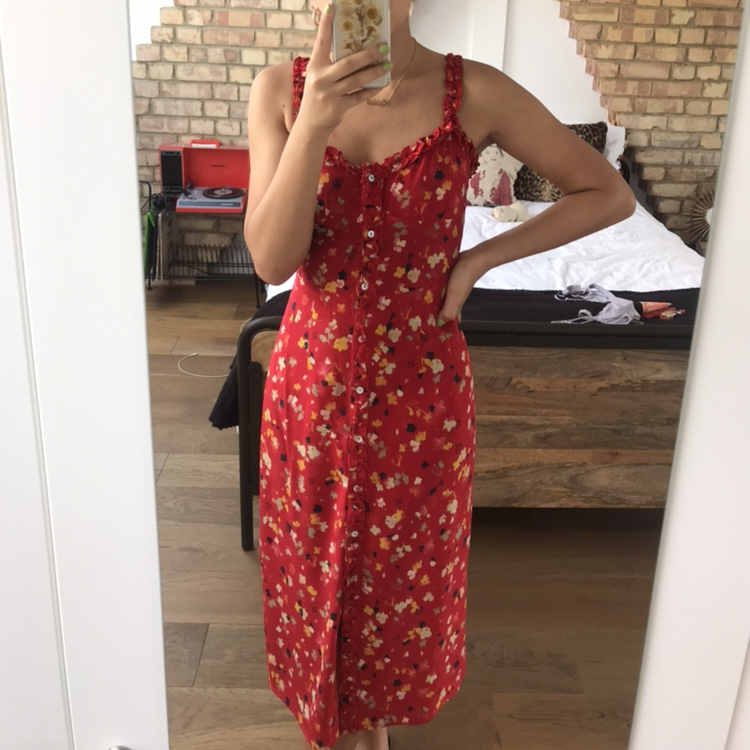
#> input picture project/pictures/sift/P0.jpg, 750 x 750 px; its folder holds 4 pictures in this run
$ jupyter execute --allow-errors sift.ipynb
#> lines starting #> are read from the running program, lines starting #| are printed output that depends on the picture
[cell 1]
import os
import cv2

[cell 2]
path='./pictures/sift/'

[cell 3]
images = []

for img in os.listdir(path):
    image = cv2.imread(path+img)
#> image is the input picture: shape (750, 750, 3); mean B, G, R 121.8, 132.2, 163.3
    cv2.imshow('crop',image)
    # image = cv2.cvtColor(image, cv2.COLOR_BGR2RGB)
    cv2.waitKey(0)
    images.append(image)

cv2.destroyAllWindows()
len(images)

#> (a cell that did not finish here is left out)

#> (a cell that did not finish here is left out)

#> (a cell that did not finish here is left out)

[cell 7]
img1 = cv2.cvtColor(images[0], cv2.COLOR_BGR2GRAY)
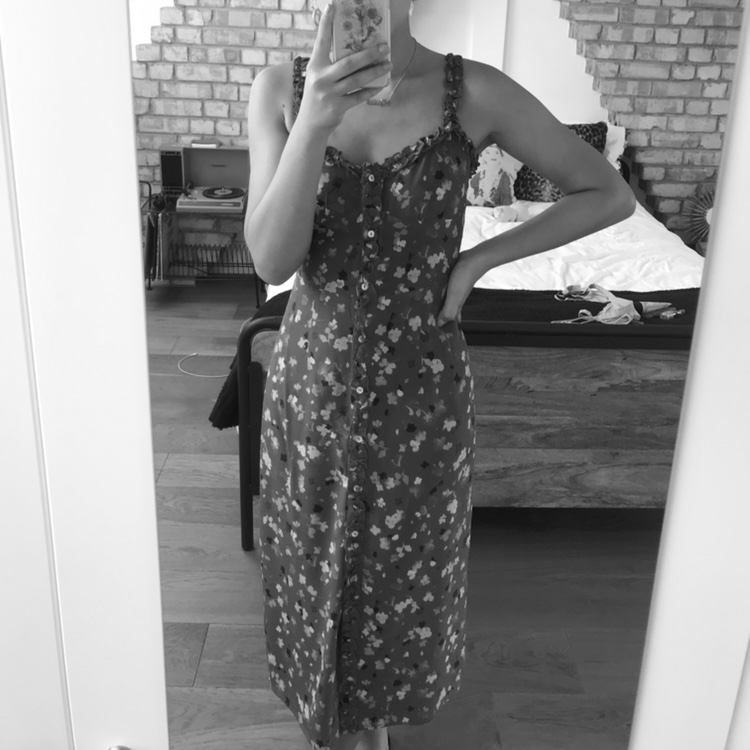
#> img1: shape (750, 750); min 11, max 255, mean 140.3
#> (the rest of this cell did not finish here and is left out)
